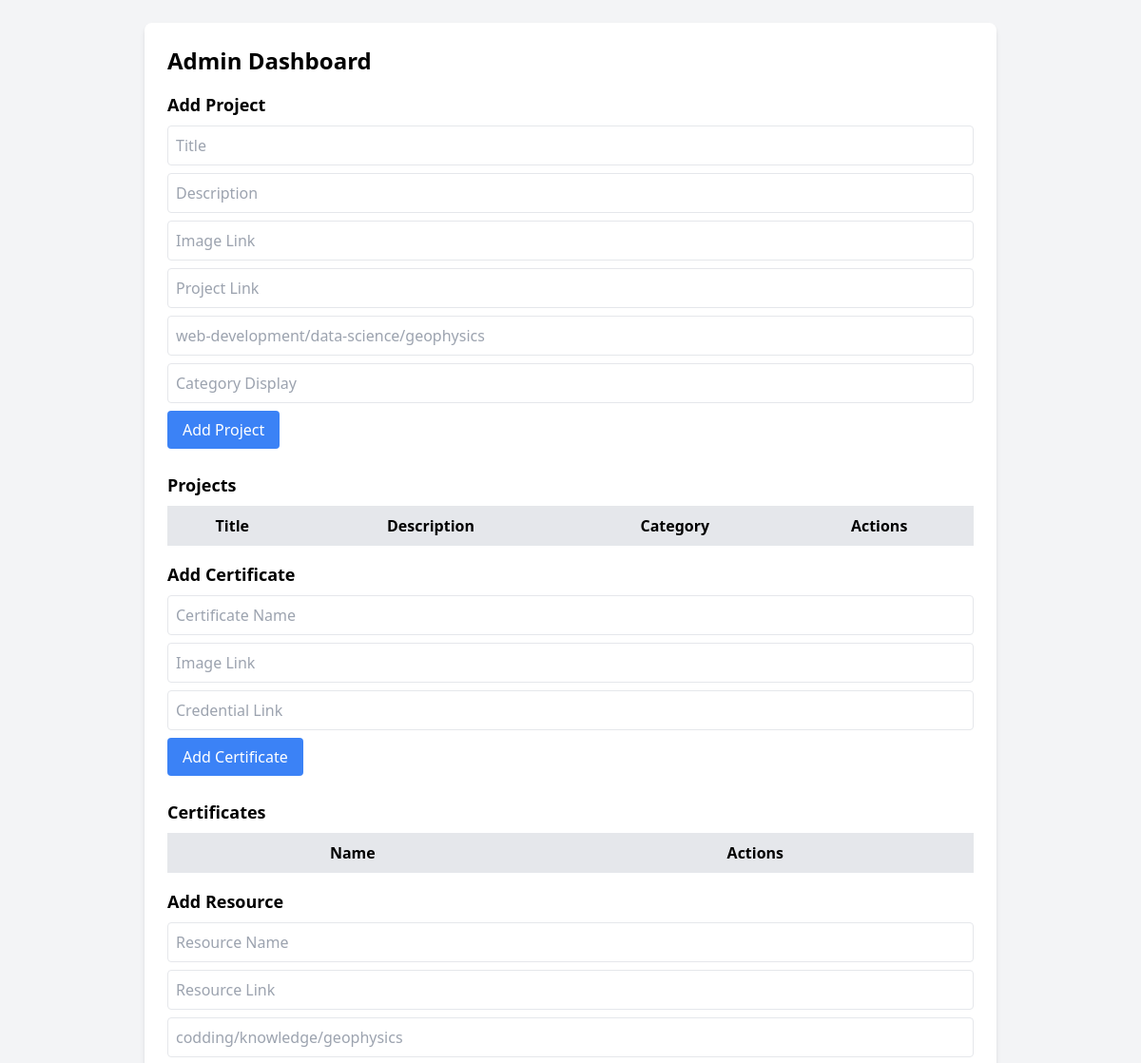
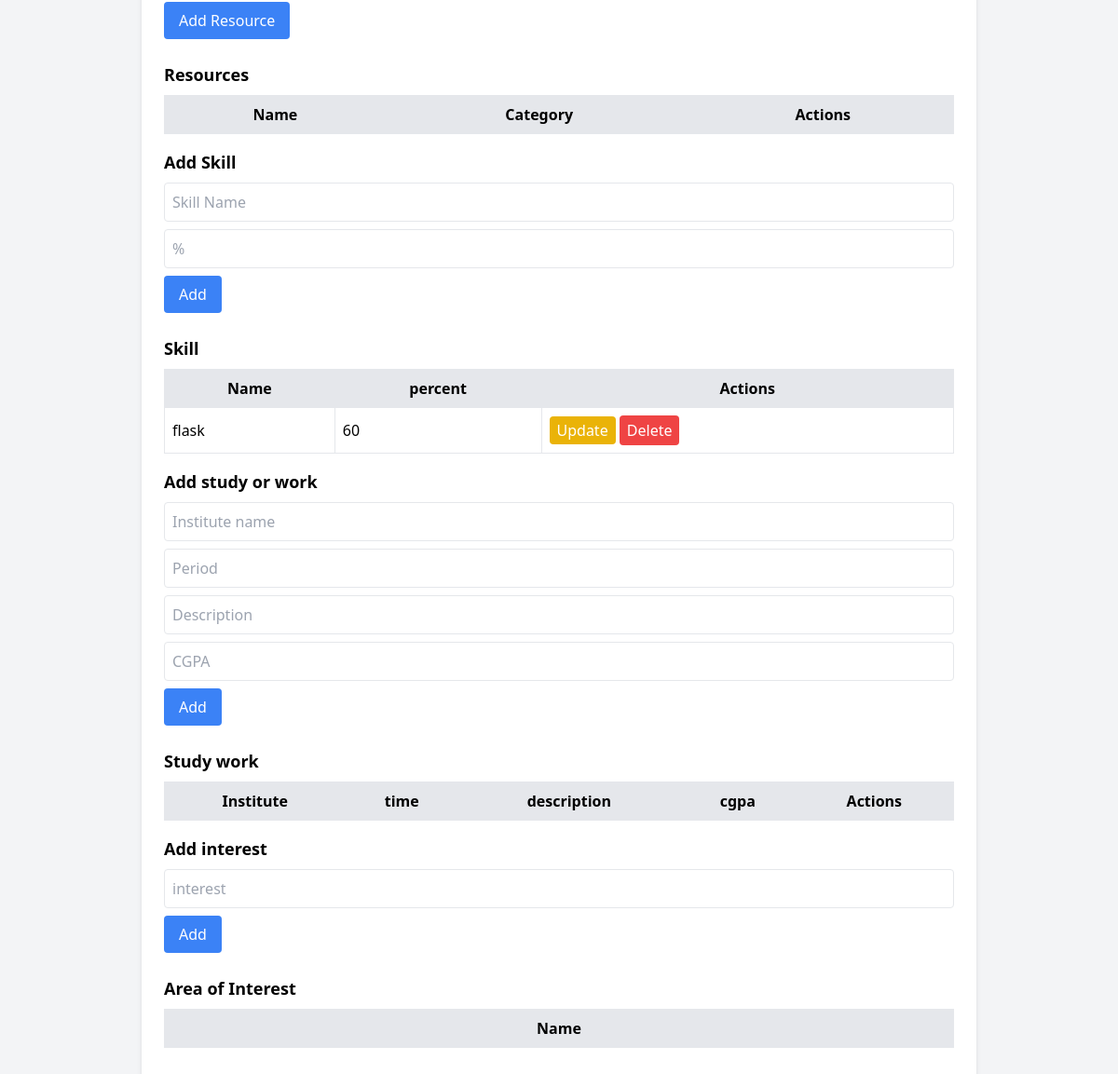
The page /admin on the database as committed earlier (2 pictures, top to bottom).
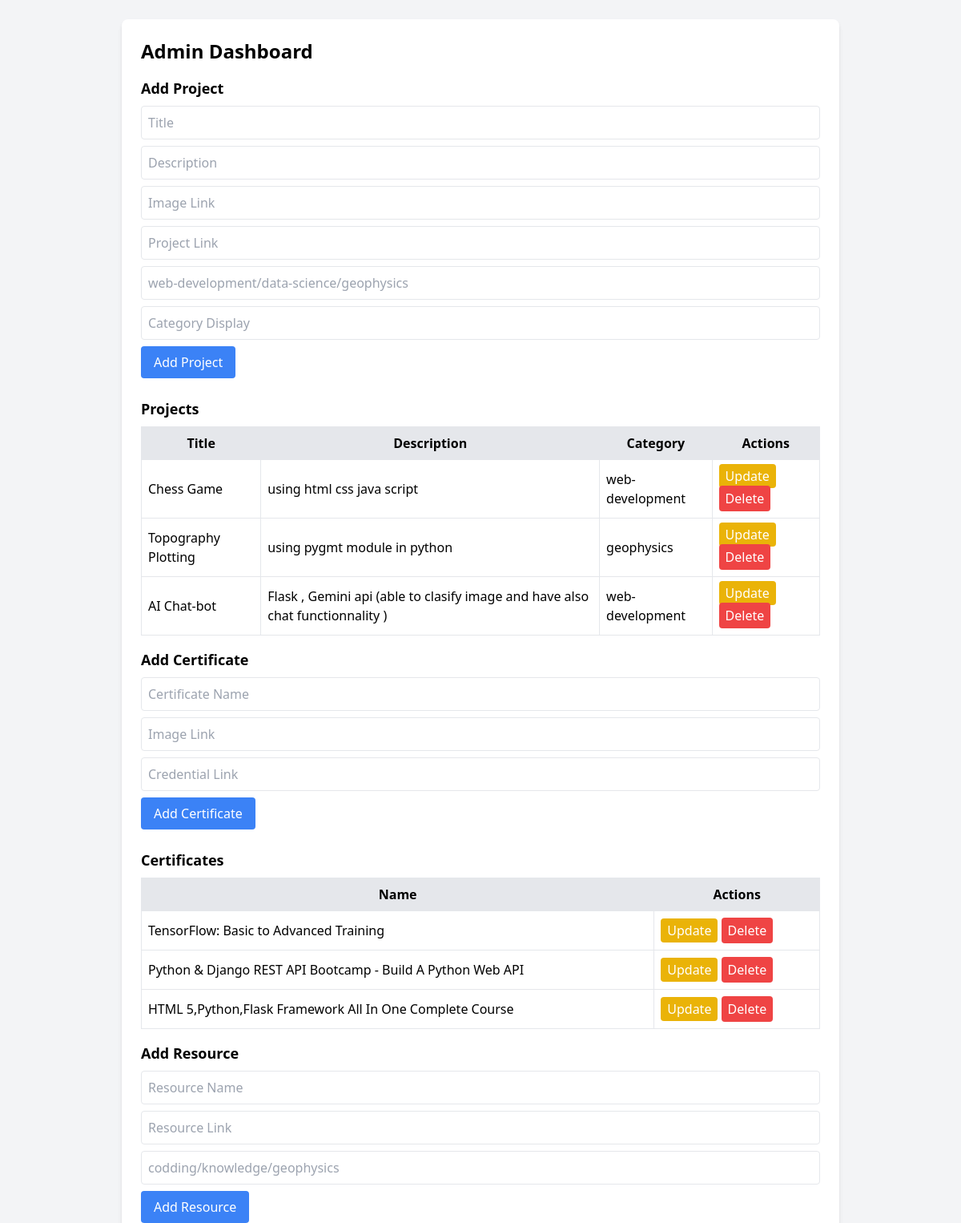
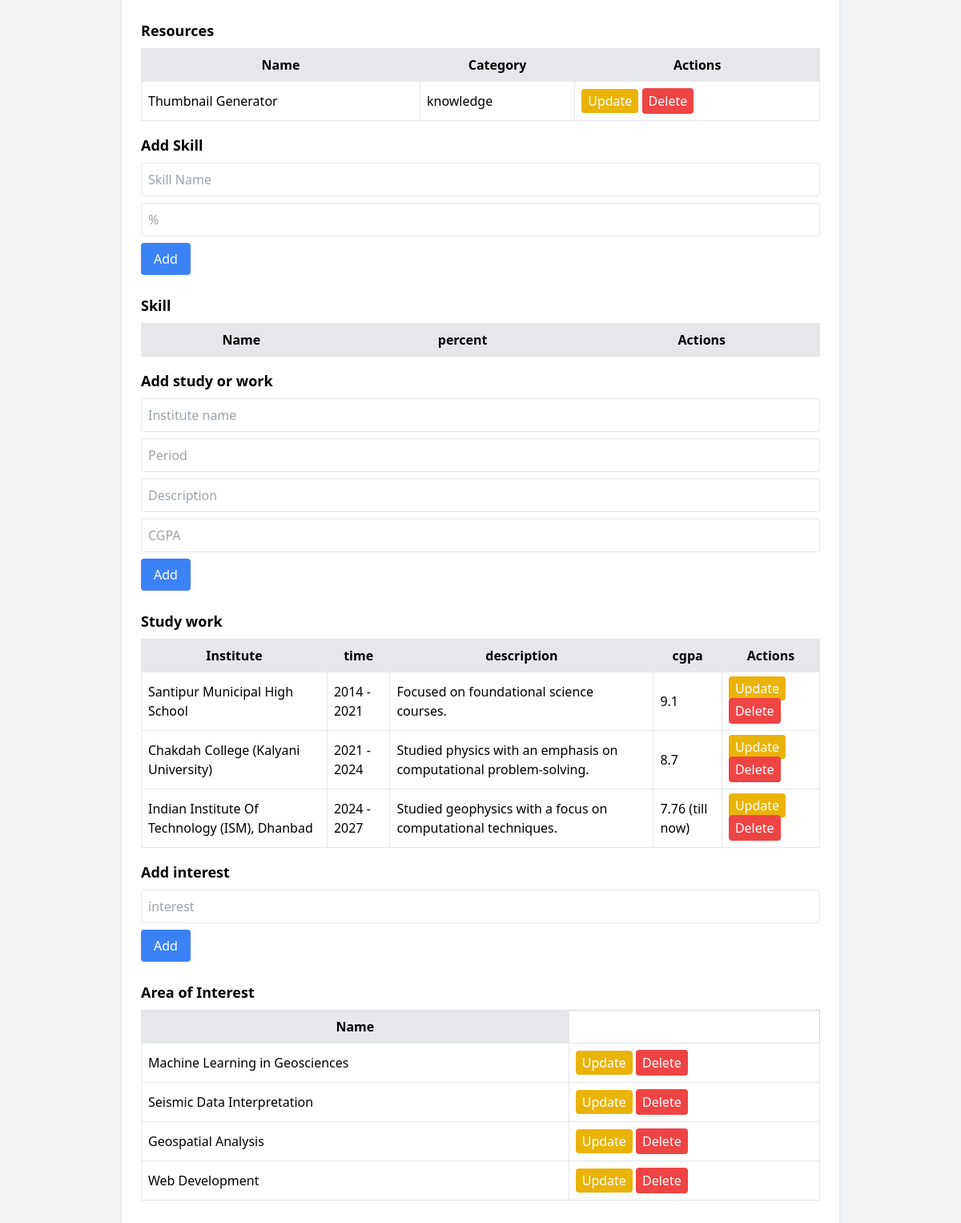
The same page on the database as committed later (2 pictures, top to bottom).
### app.py (models this page shows)
class Skill(db.Model):
    id = db.Column(db.Integer, primary_key=True)
    title = db.Column(db.String(200), nullable=False)
    complete = db.Column(db.String(50), nullable=False)

class Project(db.Model):
    id = db.Column(db.Integer, primary_key=True)
    title = db.Column(db.String(200), nullable=False)
    description = db.Column(db.String(400), nullable=False)
    image_link = db.Column(db.String(400), nullable=False)
    project_link = db.Column(db.String(400), nullable=False)
    catagory = db.Column(db.String(100), nullable=False)
    catagory_show = db.Column(db.String(100), nullable=False)

class Certificate(db.Model):
    id = db.Column(db.Integer, primary_key=True)
    name = db.Column(db.String(200), nullable=False)
    image_link = db.Column(db.String(400), nullable=False)
    credential_link = db.Column(db.String(400), nullable=False)

class Resource(db.Model):
    id = db.Column(db.Integer, primary_key=True)
    name = db.Column(db.String(200), nullable=False)
    link = db.Column(db.String(400), nullable=False)
    category = db.Column(db.String(100), nullable=False)

class Study(db.Model):
    id = db.Column(db.Integer, primary_key=True)
    institute = db.Column(db.String(200),nullable = False)
    time = db.Column(db.String(50),nullable = False)
    desc = db.Column(db.String(200),nullable = False)
    cgpa = db.Column(db.String(20),nullable = False)

class Interest(db.Model):
    id = db.Column(db.Integer, primary_key=True)
    interest = db.Column(db.String(100),nullable = False)

### app.py (the view, shortened to what this page needs)
@app.route('/admin', methods=['GET', 'POST'])
def admin():
    projects = Project.query.all()
    certificates = Certificate.query.all()
    resources = Resource.query.all()
    skill = Skill.query.all()
    study = Study.query.all()
    inter = Interest.query.all()
    return render_template('admin.html',interest=inter,study_work =study, projects=projects, certificates=certificates, resources=resources,skill=skill)

### templates/admin.html (shortened to what this page needs)
<!DOCTYPE html>
<html lang="en">
<head>
    <script src="https://cdn.tailwindcss.com"></script>
</head>
<body class="bg-gray-100 p-6">
    <div class="max-w-4xl mx-auto bg-white p-6 rounded-lg shadow-md">
        <h1 class="text-2xl font-bold mb-4">Admin Dashboard</h1>
        <form method="POST" class="mb-6">
            <h2 class="text-lg font-semibold mb-2">Add Project</h2>
            <input type="text" name="title" placeholder="Title" class="w-full p-2 border rounded mb-2">
            <input type="text" name="description" placeholder="Description" class="w-full p-2 border rounded mb-2">
            <input type="text" name="image_link" placeholder="Image Link" class="w-full p-2 border rounded mb-2">
            <input type="text" name="project_link" placeholder="Project Link" class="w-full p-2 border rounded mb-2">
            <input type="text" name="catagory" placeholder="web-development/data-science/geophysics" class="w-full p-2 border rounded mb-2">
            <input type="text" name="catagory_show" placeholder="Category Display" class="w-full p-2 border rounded mb-2">
            <button type="submit" class="bg-blue-500 text-white px-4 py-2 rounded">Add Project</button>
        </form>
        <h2 class="text-lg font-semibold mb-2">Projects</h2>
        <table class="w-full border-collapse border border-gray-300 mb-4">
            <tr class="bg-gray-200">
                <th class="border p-2">Title</th>
                <th class="border p-2">Description</th>
                <th class="border p-2">Category</th>
                <th class="border p-2">Actions</th>
            </tr>
            {% for project in projects %}
            <tr>
                <td class="border p-2">{{ project.title }}</td>
                <td class="border p-2">{{ project.description }}</td>
                <td class="border p-2">{{ project.catagory }}</td>
                <td class="border p-2">
                    <a href="/update/project/{{ project.id }}" class="bg-yellow-500 text-white px-2 py-1 rounded">Update</a>
                    <form action="/delete/project/{{ project.id }}" method="POST" style="display:inline;">
                        <button type="submit" class="bg-red-500 text-white px-2 py-1 rounded">Delete</button>
                    </form>
                </td>
            </tr>
            {% endfor %}
        </table>
        <form method="POST" class="mb-6">
            <h2 class="text-lg font-semibold mb-2">Add Certificate</h2>
            <input type="text" name="name" placeholder="Certificate Name" class="w-full p-2 border rounded mb-2">
            <input type="text" name="image_link" placeholder="Image Link" class="w-full p-2 border rounded mb-2">
            <input type="text" name="credential_link" placeholder="Credential Link" class="w-full p-2 border rounded mb-2">
            <button type="submit" class="bg-blue-500 text-white px-4 py-2 rounded">Add Certificate</button>
        </form>
        <h2 class="text-lg font-semibold mb-2">Certificates</h2>
        <table class="w-full border-collapse border border-gray-300 mb-4">
            <tr class="bg-gray-200">
                <th class="border p-2">Name</th>
                <th class="border p-2">Actions</th>
            </tr>
            {% for certificate in certificates %}
            <tr>
                <td class="border p-2">{{ certificate.name }}</td>
                <td class="border p-2">
                    <a href="/update/certificate/{{ certificate.id }}" class="bg-yellow-500 text-white px-2 py-1 rounded">Update</a>
                    <form action="/delete/certificate/{{ certificate.id }}" method="POST" style="display:inline;">
                        <button type="submit" class="bg-red-500 text-white px-2 py-1 rounded">Delete</button>
                    </form>
                </td>
            </tr>
            {% endfor %}
        </table>
        <form method="POST" class="mb-6">
            <h2 class="text-lg font-semibold mb-2">Add Resource</h2>
            <input type="text" name="name" placeholder="Resource Name" class="w-full p-2 border rounded mb-2">
            <input type="text" name="link" placeholder="Resource Link" class="w-full p-2 border rounded mb-2">
            <input type="text" name="category" placeholder="codding/knowledge/geophysics" class="w-full p-2 border rounded mb-2">
            <button type="submit" class="bg-blue-500 text-white px-4 py-2 rounded">Add Resource</button>
        </form>
        <h2 class="text-lg font-semibold mb-2">Resources</h2>
        <table class="w-full border-collapse border border-gray-300 mb-4">
            <tr class="bg-gray-200">
                <th class="border p-2">Name</th>
                <th class="border p-2">Category</th>
                <th class="border p-2">Actions</th>
            </tr>
            {% for resource in resources %}
            <tr>
                <td class="border p-2"><a href = {{ resource.link }} target= '_blank'>{{ resource.name }}</a></td>
                <td class="border p-2">{{ resource.category }}</td>
                <td class="border p-2">
                    <a href="/update/resource/{{ resource.id }}" class="bg-yellow-500 text-white px-2 py-1 rounded">Update</a>
                    <form action="/delete/resource/{{ resource.id }}" method="POST" style="display:inline;">
                        <button type="submit" class="bg-red-500 text-white px-2 py-1 rounded">Delete</button>
                    </form>
                </td>
            </tr>
            {% endfor %}
        </table>
        <form method="POST" class="mb-6">
            <h2 class="text-lg font-semibold mb-2">Add Skill</h2>
            <input type="text" name="title" placeholder="Skill Name" class="w-full p-2 border rounded mb-2">
            <input type="text" name="complete" placeholder="%" class="w-full p-2 border rounded mb-2">
            <button type="submit" class="bg-blue-500 text-white px-4 py-2 rounded">Add</button>
        </form>
        <h2 class="text-lg font-semibold mb-2">Skill</h2>
        <table class="w-full border-collapse border border-gray-300 mb-4">
            <tr class="bg-gray-200">
                <th class="border p-2">Name</th>
                <th class="border p-2">percent</th>
                <th class="border p-2">Actions</th>
            </tr>
            {% for skill in skill %}
            <tr>
                <td class="border p-2">{{ skill.title }}</td>
                <td class="border p-2">{{ skill.complete }}</td>
                <td class="border p-2">
                    <a href="/update/skill/{{ skill.id }}" class="bg-yellow-500 text-white px-2 py-1 rounded">Update</a>
                    <form action="/delete/skill/{{ skill.id }}" method="POST" style="display:inline;">
                        <button type="submit" class="bg-red-500 text-white px-2 py-1 rounded">Delete</button>
                    </form>
                </td>
            </tr>
            {% endfor %}
        </table>
            <form method="POST" class="mb-6">
                <h2 class="text-lg font-semibold mb-2">Add study or work</h2>
                <input type="text" name="institute" placeholder="Institute name" class="w-full p-2 border rounded mb-2">
                <input type="text" name="time" placeholder="Period" class="w-full p-2 border rounded mb-2">
                <input type="text" name="desc" placeholder="Description" class="w-full p-2 border rounded mb-2">
                <input type="text" name="cgpa" placeholder="CGPA" class="w-full p-2 border rounded mb-2">
                <button type="submit" class="bg-blue-500 text-white px-4 py-2 rounded">Add</button>
            </form>
            <h2 class="text-lg font-semibold mb-2">Study work</h2>
            <table class="w-full border-collapse border border-gray-300 mb-4">
                <tr class="bg-gray-200">
                    <th class="border p-2">Institute</th>
                    <th class="border p-2">time</th>
                    <th class="border p-2">description</th>
                    <th class="border p-2">cgpa</th>
                    <th class="border p-2">Actions</th>
                </tr>
                {% for std in study_work %}
                <tr>
                    <td class="border p-2">{{ std.institute }}</td>
                    <td class="border p-2">{{ std.time }}</td>
                    <td class="border p-2">{{ std.desc }}</td>
                    <td class="border p-2">{{ std.cgpa }}</td>
                    <td class="border p-2">
                        <a href="/update/study_work/{{ std.id }}" class="bg-yellow-500 text-white px-2 py-1 rounded">Update</a>
                        <form action="/delete/study_work/{{ std.id }}" method="POST" style="display:inline;">
                            <button type="submit" class="bg-red-500 text-white px-2 py-1 rounded">Delete</button>
                        </form>
                    </td>
                </tr>
                {% endfor %}
            </table>
            <form method="POST" class="mb-6">
                <h2 class="text-lg font-semibold mb-2">Add interest</h2>
                <input type="text" name="interest" placeholder="interest" class="w-full p-2 border rounded mb-2">
                <button type="submit" class="bg-blue-500 text-white px-4 py-2 rounded">Add</button>
            </form>
            <h2 class="text-lg font-semibold mb-2">Area of Interest</h2>
            <table class="w-full border-collapse border border-gray-300 mb-4">
                <tr class="bg-gray-200">
                    <th class="border p-2">Name</th>
                </tr>
                {% for inter in interest %}
                <tr>
                    <td class="border p-2">{{ inter.interest }}</td>
                    <td class="border p-2">
                        <a href="/update/interest/{{ inter.id }}" class="bg-yellow-500 text-white px-2 py-1 rounded">Update</a>
                        <form action="/delete/interest/{{ inter.id }}" method="POST" style="display:inline;">
                            <button type="submit" class="bg-red-500 text-white px-2 py-1 rounded">Delete</button>
                        </form>
                    </td>
                </tr>
                {% endfor %}
            </table>
    </div>
</body>
</html>

Rows that differ between the two databases and show on the page:
removed Skill: title "flask", complete "60"
added Project: title "Chess Game", description "using html css java script", catagory "web-development"
added Project: title "Topography Plotting", description "using pygmt module in python", catagory "geophysics"
added Project: title "AI Chat-bot", description "Flask , Gemini api (able to clasify image and have also chat functionnality )", catagory "web-development"
added Certificate: name "TensorFlow: Basic to Advanced Training"
added Certificate: name "Python & Django REST API Bootcamp - Build A Python Web API"
added Certificate: name "HTML 5,Python,Flask Framework All In One Complete Course"
added Resource: name "Thumbnail Generator", category "knowledge"
added Study: institute "Santipur Municipal High School", time "2014 - 2021", desc "Focused on foundational science courses.", cgpa "9.1"
added Study: institute "Chakdah College (Kalyani University)", time "2021 - 2024", desc "Studied physics with an emphasis on computational problem-solving.", cgpa "8.7"
added Study: institute "Indian Institute Of Technology (ISM), Dhanbad", time "2024 - 2027", desc "Studied geophysics with a focus on computational techniques.", cgpa "7.76 (till now)"
added Interest: interest "Machine Learning in Geosciences"
added Interest: interest "Seismic Data Interpretation"
added Interest: interest "Geospatial Analysis"
added Interest: interest "Web Development"
